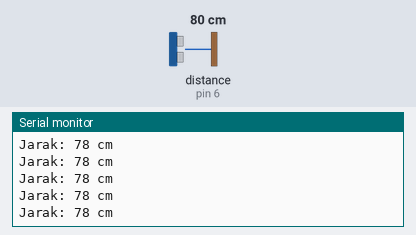
A sketch run on a simulated Arduino Uno, built with avr-gcc and run on an emulated ATmega328P. Shown: the last lines printed to the serial monitor. Wiring (inferred from the names in the program): ultrasonic range finder: trigger pin 5; echo pin 6. Inputs (shaded band) come from the test bench; at power-on: distance to the obstacle (sensor on pin 6) 80 cm. The echo pulse lasts 58.3 µs per cm.

Above: at 1.2 s.
1.3 s: distance to the obstacle (sensor on pin 6) set to 2 cm
At 1.38 s:
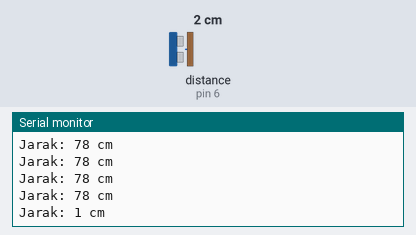
4.3 s: distance to the obstacle (sensor on pin 6) set to 250 cm
At 4.41 s:
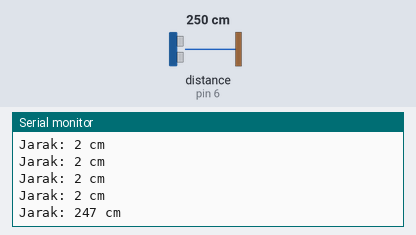
Timing chart, 0 to 7.3 s (numbered marks = the images above; inputs shaded):
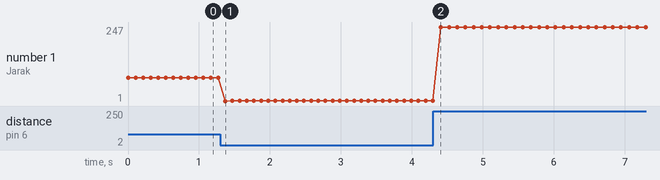

Measured:
- after the input at 1.3 s, the serial monitor: prints a new line after 0.07 s (image 1)
- after the input at 4.3 s, the serial monitor: prints a new line after 0.11 s (image 2)
- plotted number 1: 78 → 2 after the input at 1.3 s, 2 → 247 after the input at 4.3 s

The sketch:

sensor_ultrasonik_hcsr04.ino
```cpp
#define pinEcho 6
#define pinTrig 5

long durasi;
int jarak;

void setup() {
  Serial.begin(9600);
  pinMode(pinTrig, OUTPUT);
  pinMode(pinEcho, INPUT);
}
void loop() {
  digitalWrite(pinTrig, LOW);
  delayMicroseconds(2);
  digitalWrite(pinTrig, HIGH);
  delayMicroseconds(10);
  digitalWrite(pinTrig, LOW);
  durasi = pulseIn(pinEcho, HIGH);
  jarak = durasi * 0.034 / 2;
  Serial.print("Jarak: ");
  Serial.print(jarak);
  Serial.println(" cm");
  delay(100);
}
```
